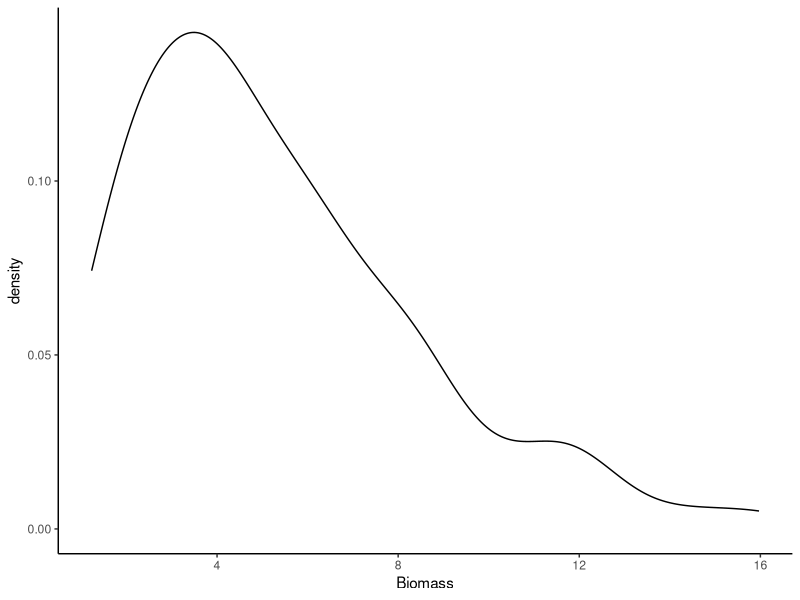
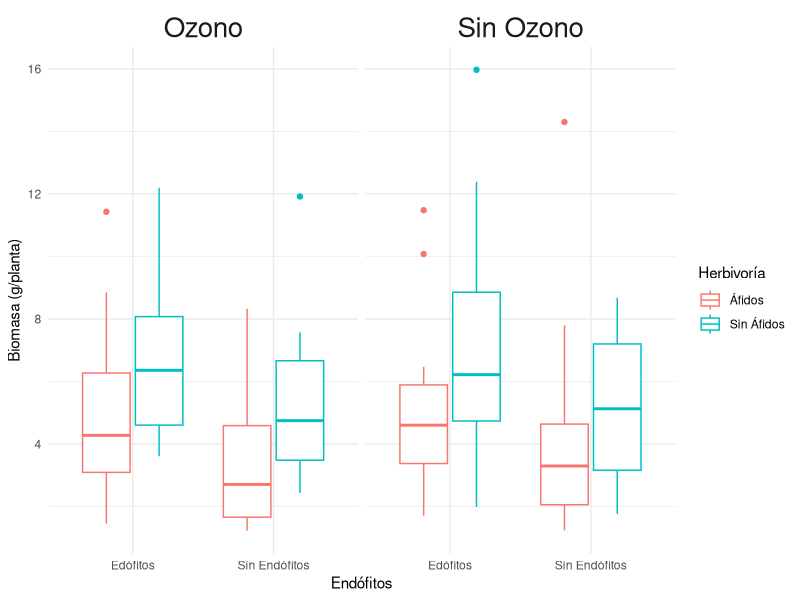

Source code (R) for these figures, in order:
## ---- chunk 1
#Tabla

variables <- data.frame(
  "Variable" = c("Respuesta", "Efecto", "Efecto", "Efecto"), 
  "Nombre" = c("Biomasa", "Ozono", "Endófitos", "Áfidos"), 
  "Unidades" = c("(g/planta)", "(presencia/ausencia)", "(presencia/ausencia)", "(presencia/ausencia)"),
  "Tipo" = c("Continua", "Binaria", "Binaria", "Binaria"))

knitr::kable(variables)
## ---- chunk 2
library(tidyverse)
db <- read.delim("L_multiflorum.csv", sep = ",")
db <- subset(db, select= -Tiller)
str(db)
db[,3:5] <- lapply(db[,3:5], factor)
str(db)

## ---- chunk 3
db <- db %>% 
  mutate(Ozono = if_else(Ozone == 1, "Ozono", "Sin Ozono"),
         Endófitos= if_else(Endophyte == 1, "Edófitos", "Sin Endófitos"),
         Herbivoría= if_else(Aphid == 1, "Áfidos", "Sin Áfidos"))

individuos <- db %>% 
  group_by(Ozono, Endófitos, Herbivoría) %>% 
  summarise(Indviduos= n(), Media=mean(`Biomass`), SD= sd(`Biomass`))

knitr::kable(individuos)
## ---- chunk 4
g <- ggplot(db) + geom_density(aes(Biomass))+ theme_classic()
g
## ---- chunk 5
p<-ggplot(db, aes(x=Endófitos, y=Biomass, color=Herbivoría)) +
  geom_boxplot()+
  facet_grid(.~Ozono, scales = "free_x")+
  ylab("Biomasa (g/planta)")+
  theme_minimal()+
  theme(strip.text.x = element_text(size = 20))
p
